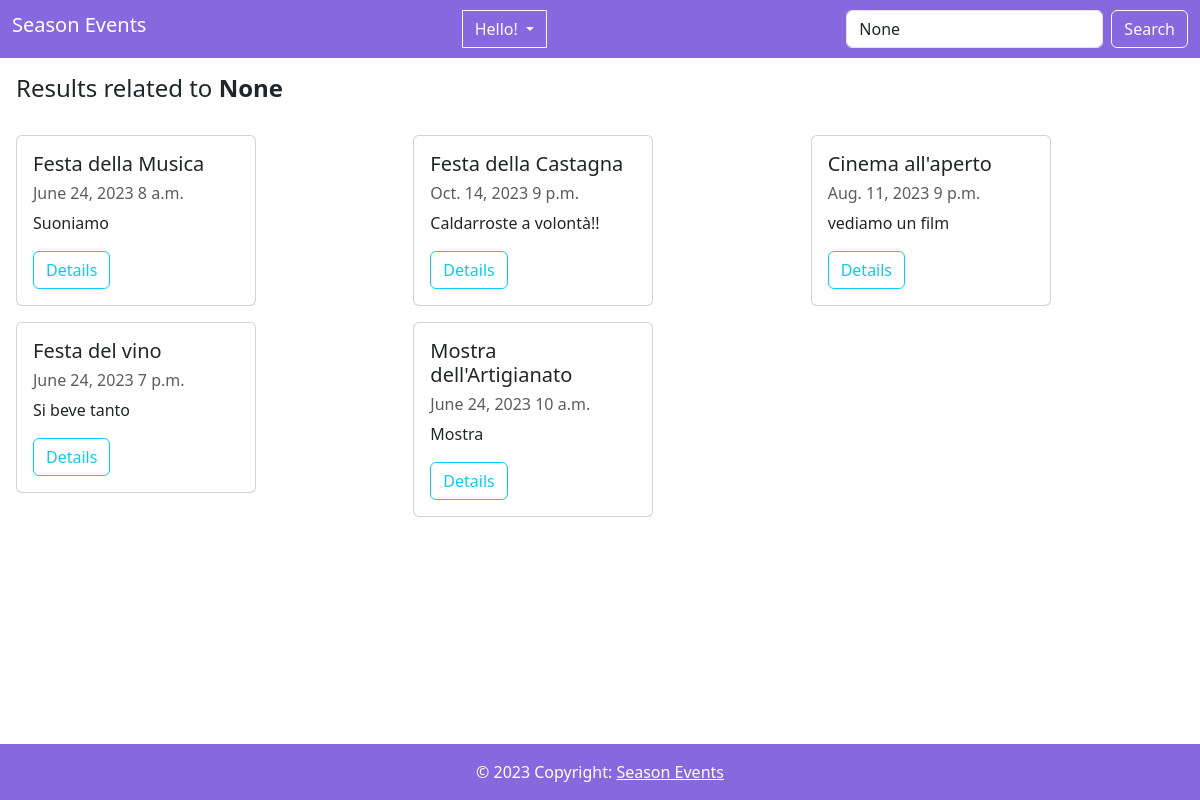
The app's page /search/, older data.
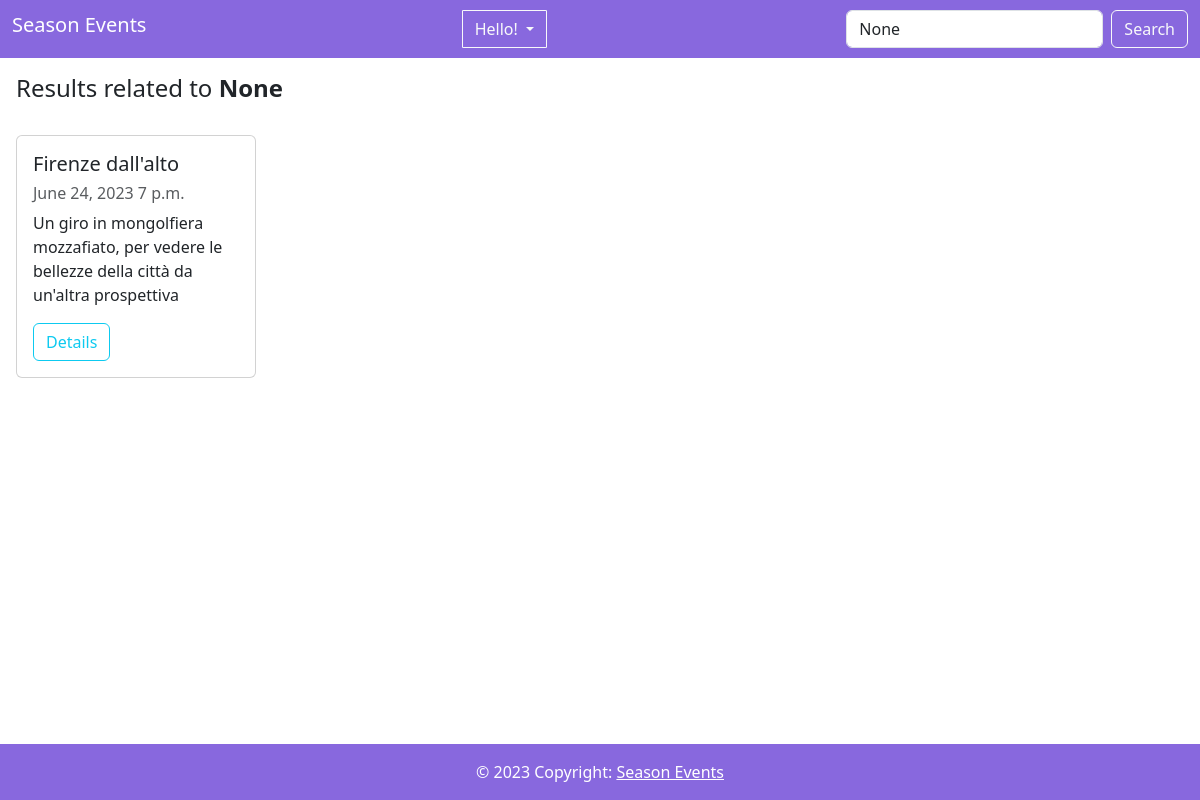
The same page, newer data.
### event/models.py (models this page shows, shortened)
class Event(models.Model):
    title = models.CharField(max_length=100, primary_key=True)
    description = models.TextField()
    date = models.DateField()
    time = models.TimeField(default=datetime.time)
    location = models.CharField(max_length=100)
    program = models.TextField(default='Not Available')
    ticket_price = models.DecimalField(max_digits=8, decimal_places=2, default=0)
    image = models.ImageField(upload_to=event_image_upload_path, null=True, blank=True)
    category = models.ManyToManyField('EventCategory')
    creator = models.ForeignKey(User, on_delete=models.CASCADE, related_name='events_created')
    max_seats = models.PositiveIntegerField()
    available_seats = models.PositiveIntegerField()

### event/views.py (the view)
# urls.py: path('search/', views.event_search, name='event_search'),
def event_search(request):
    query = request.GET.get('query')
    events = Event.objects.all()
    if query:
        events = events.filter(title__icontains=query) | events.filter(category__name__icontains=query)
    return render(request, 'event_search.html', {'events': events, 'query': query})

### templates/event_search.html (shortened to what this page needs)
{% extends "base.html" %}
{% block content %}
    <h4 class="mx-3 my-3">Results related to <b>{{ query }}</b></h4>
    <div class="d-flex justify-content-start mx-3 flex-wrap">
        {% if events %}
            <div class="row ml-3">
                {% for event in events %}
                <div class="col-xs-12 col-sm-6 col-lg-4 mt-3">
                    <div class="card" style="width: 15rem;">
                        <div class="card-body">
                            <h5 class="card-title">
                                {{ event.title }}
                            </h5>
                            <h6 class="sub-title mb-2 text-body-secondary">{{ event.date }} {{ event.time }}</h6>
                            <p class="card-descr">
                                {{ event.description }}
                            </p>
                            <a href="{% url 'event:event_detail' title=event.title %}" class="btn btn-outline-info">
                                Details</a>
                        </div>
                    </div>
                </div>
                {% endfor %}
            </div>
        {% else %}
            <p>No events found.</p>
        {% endif %}
    </div>
{% endblock %}

### templates/base.html (shortened to what this page needs)
<!DOCTYPE html>
<html lang="en">
<head>
    <link href="https://cdn.jsdelivr.net/npm/bootstrap@5.3.0/dist/css/bootstrap.min.css" rel="stylesheet"
>
</head>
<body>
    <nav class="navbar navbar-expand-lg" style="background-color: #8868de;">
        <div class="container-fluid">
            <a class="navbar-brand h1" style="color: white" href="http://127.0.0.1:8000">Season Events</a>
            {% if not user.is_authenticated %}
                <div class="dropdown text-end">
                    <button class="btn btn-outline-light dropdown-toggle mx-4" style="border-radius:2%;" id="dropdownMenuButton" type="button"
                            aria-expanded="false" data-toggle="dropdown" aria-haspopup="true">
                            Hello!
                    </button>
                </div>
            {% endif %}
            <form class="ml-auto d-flex" role="search" method="GET" action="{% url 'event:event_search' %}">
                <input class="form-control me-2" type="text" name="query" placeholder="Search" aria-label="Search"
                    value="{{ query }}">
                <button class="btn btn-outline-light" type="submit">Search</button>
            </form>
        </div>
    </nav>
    {% block content %}
    {% endblock %}
    <footer>
        <div class="text-center p-3 fixed-bottom text-white" style="background-color: #8868de">
            © 2023 Copyright:
            <a class="text-white link-underline-opacity-0" href="http://127.0.0.1:8000">Season Events</a>
        </div>
    </footer>
</body>
</html>

### templates/base.html (style rules this page uses)
body { margin-bottom: 60px; }

Row changes from the older to the newer data that the page shows:
removed Event: title "Festa della Musica", date "June 24, 2023", time "8 a.m.", description "Suoniamo"
removed Event: title "Festa della Castagna", date "Oct. 14, 2023", time "9 p.m.", description "Caldarroste a volontà!!"
removed Event: title "Cinema all'aperto", date "Aug. 11, 2023", time "9 p.m.", description "vediamo un film"
removed Event: title "Festa del vino", date "June 24, 2023", time "7 p.m.", description "Si beve tanto"
removed Event: title "Mostra dell'Artigianato", date "June 24, 2023", time "10 a.m.", description "Mostra"
added Event: title "Firenze dall'alto", date "June 24, 2023", time "7 p.m.", description "Un giro in mongolfiera mozzafiato, per vedere le bellezze della città da un'altra prospettiva"
